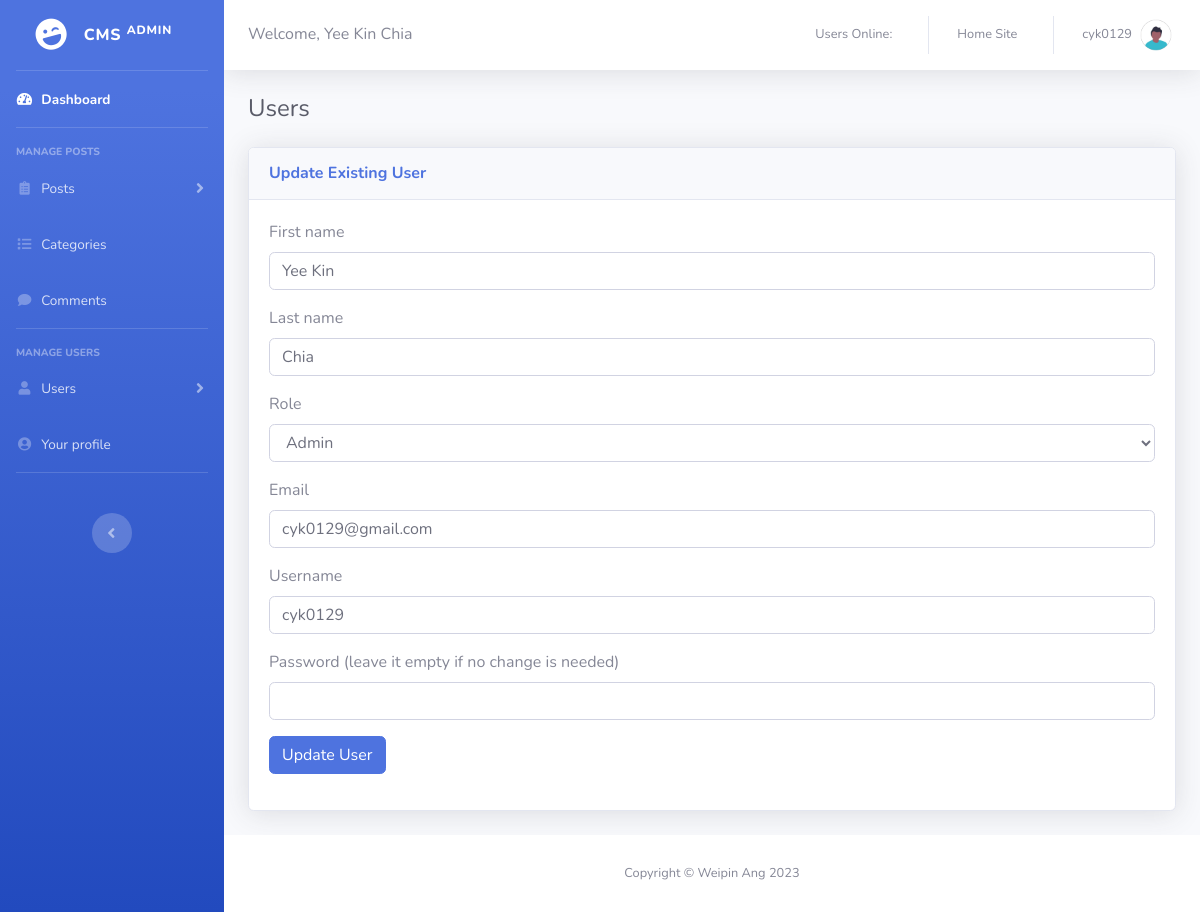
The page /admin/users.php?source=update_user&update=14 (signed in) on the database its author committed.
### tables this page shows
CREATE TABLE `users` (
  `user_id` int(3) NOT NULL,
  `username` varchar(255) NOT NULL,
  `user_password` varchar(255) NOT NULL,
  `user_firstname` varchar(255) NOT NULL,
  `user_lastname` varchar(255) NOT NULL,
  `user_email` varchar(255) NOT NULL,
  `user_image` text NOT NULL,
  `user_role` varchar(255) NOT NULL
);

### admin/functions.php (called while the page is built, shortened)
<?php
function escape($string) {
    global $connection;
    return mysqli_real_escape_string($connection, $string);
}
?>

### admin/includes/update_user.php (the view, shortened to what this page needs)
<?php
if (isset($_GET['update'])) {
    $user_id = escape($_GET['update']);
?>
<?php
} else {
    header("Location: index.php");
}
?>
<div class="row">
    <div class="col-lg-12">
        <?php
        $query = "SELECT * FROM users WHERE user_id = '$user_id'";
        $select_users = mysqli_query($connection, $query);
        while ($row = mysqli_fetch_assoc($select_users)) {
            $username = $row['username'];
            $user_firstname = $row['user_firstname'];
            $user_lastname = $row['user_lastname'];
            $user_email = $row['user_email'];
            $user_role = $row['user_role'];
        ?>
        <div class="card shadow mb-4">
            <div class="card-header py-3">
                <h6 class="m-0 font-weight-bold text-primary">Update Existing User</h6>
            </div>
            <div class="card-body">
                <form action="" method="post" enctype="multipart/form-data" autocomplete="off">
                    <div class="form-group">
                        <label for="user_firstname">First name</label></br>
                        <input class="form-control" type="text" name="user_firstname" id="user_firstname" value="<?php if (isset($user_firstname)) {echo $user_firstname; } ?>" required>
                    </div>
                    <div class="form-group">
                        <label for="user_lastname">Last name</label>
                        <input class="form-control" type="text" name="user_lastname" id="user_lastname" value="<?php if (isset($user_lastname)) {echo $user_lastname; } ?>" required>
                    </div>
                    <div class="form-group">
                        <label for="user_role">Role</label></br>
                        <select class="form-control" name="user_role" id="user_role" required>
                            <option value='<?php echo $user_role; ?>' selected><?php echo ucfirst($user_role); ?></option>
                        </select>
                    </div>
                    <div class="form-group">
                        <label for="user_email">Email</label>
                        <input class="form-control" type="email" name="user_email" id="user_email" value="<?php if (isset($user_email)) {echo $user_email; } ?>" required>
                    </div>
                    <div class="form-group">
                        <label for="username">Username</label>
                        <input class="form-control" type="text" name="username" id="username" value="<?php if (isset($username)) {echo $username; } ?>" required>
                    </div>
                    <div class="form-group">
                        <label for="user_password">Password (leave it empty if no change is needed)</label>
                        <input class="form-control" type="password" name="user_password" id="user_password" value="">
                    </div>
                    <div class="form-group">
                        <input class="btn btn-primary" type="submit" name="update_user" value="Update User">
                    </div>
                </form>
            </div>
        </div>
        <?php
        }
        ?>
    </div>
</div>

### rows shown on the page
users: user_firstname "Yee Kin", user_lastname "Chia", user_role "Admin", user_email "cyk0129@gmail.com", username "cyk0129"

### other values the page prints
$_SESSION['firstname'] "Yee Kin"
$_SESSION['lastname'] "Chia"
$_SESSION['username'] "cyk0129"
